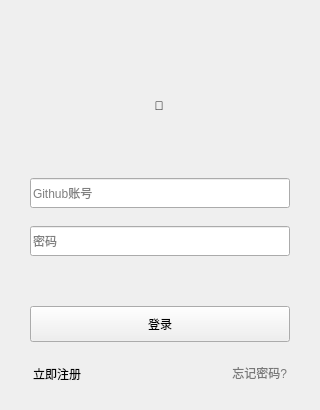
<?xml version="1.0" encoding="UTF-8"?>
<ui version="4.0">
 <class>LoginWidget</class>
 <widget class="QWidget" name="LoginWidget">
  <property name="geometry">
   <rect>
    <x>0</x>
    <y>0</y>
    <width>320</width>
    <height>410</height>
   </rect>
  </property>
  <property name="windowTitle">
   <string>Login</string>
  </property>
  <layout class="QHBoxLayout" name="horizontalLayout">
   <property name="spacing">
    <number>0</number>
   </property>
   <property name="leftMargin">
    <number>5</number>
   </property>
   <property name="topMargin">
    <number>5</number>
   </property>
   <property name="rightMargin">
    <number>5</number>
   </property>
   <property name="bottomMargin">
    <number>5</number>
   </property>
   <item>
    <widget class="QWidget" name="loginWidgetBg" native="true">
     <property name="minimumSize">
      <size>
       <width>310</width>
       <height>400</height>
      </size>
     </property>
     <property name="maximumSize">
      <size>
       <width>310</width>
       <height>400</height>
      </size>
     </property>
     <layout class="QGridLayout" name="gridLayout">
      <property name="leftMargin">
       <number>0</number>
      </property>
      <property name="topMargin">
       <number>0</number>
      </property>
      <property name="rightMargin">
       <number>0</number>
      </property>
      <property name="bottomMargin">
       <number>0</number>
      </property>
      <property name="spacing">
       <number>0</number>
      </property>
      <item row="2" column="2">
       <spacer name="horizontalSpacer_2">
        <property name="orientation">
         <enum>Qt::Horizontal</enum>
        </property>
        <property name="sizeHint" stdset="0">
         <size>
          <width>93</width>
          <height>101</height>
         </size>
        </property>
       </spacer>
      </item>
      <item row="1" column="1">
       <spacer name="verticalSpacer">
        <property name="orientation">
         <enum>Qt::Vertical</enum>
        </property>
        <property name="sizeType">
         <enum>QSizePolicy::Fixed</enum>
        </property>
        <property name="sizeHint" stdset="0">
         <size>
          <width>160</width>
          <height>22</height>
         </size>
        </property>
       </spacer>
      </item>
      <item row="3" column="1">
       <spacer name="verticalSpacer_2">
        <property name="orientation">
         <enum>Qt::Vertical</enum>
        </property>
        <property name="sizeType">
         <enum>QSizePolicy::Fixed</enum>
        </property>
        <property name="sizeHint" stdset="0">
         <size>
          <width>160</width>
          <height>22</height>
         </size>
        </property>
       </spacer>
      </item>
      <item row="2" column="1">
       <widget class="QLabel" name="labelHead">
        <property name="text">
         <string></string>
        </property>
        <property name="alignment">
         <set>Qt::AlignCenter</set>
        </property>
       </widget>
      </item>
      <item row="2" column="0">
       <spacer name="horizontalSpacer">
        <property name="orientation">
         <enum>Qt::Horizontal</enum>
        </property>
        <property name="sizeHint" stdset="0">
         <size>
          <width>92</width>
          <height>101</height>
         </size>
        </property>
       </spacer>
      </item>
      <item row="4" column="0" colspan="3">
       <widget class="QWidget" name="loginWidgetEdit" native="true">
        <layout class="QVBoxLayout" name="verticalLayout">
         <property name="spacing">
          <number>18</number>
         </property>
         <property name="leftMargin">
          <number>25</number>
         </property>
         <property name="topMargin">
          <number>0</number>
         </property>
         <property name="rightMargin">
          <number>25</number>
         </property>
         <property name="bottomMargin">
          <number>0</number>
         </property>
         <item>
          <widget class="QLineEdit" name="editUsername">
           <property name="minimumSize">
            <size>
             <width>0</width>
             <height>30</height>
            </size>
           </property>
           <property name="maximumSize">
            <size>
             <width>16777215</width>
             <height>30</height>
            </size>
           </property>
           <property name="placeholderText">
            <string>Github账号</string>
           </property>
           <property name="clearButtonEnabled">
            <bool>true</bool>
           </property>
          </widget>
         </item>
         <item>
          <widget class="QLineEdit" name="editPassword">
           <property name="minimumSize">
            <size>
             <width>0</width>
             <height>30</height>
            </size>
           </property>
           <property name="maximumSize">
            <size>
             <width>16777215</width>
             <height>30</height>
            </size>
           </property>
           <property name="echoMode">
            <enum>QLineEdit::Password</enum>
           </property>
           <property name="placeholderText">
            <string>密码</string>
           </property>
          </widget>
         </item>
         <item>
          <widget class="QLabel" name="labelNotice">
           <property name="text">
            <string/>
           </property>
          </widget>
         </item>
         <item>
          <widget class="QPushButton" name="buttonLogin">
           <property name="minimumSize">
            <size>
             <width>0</width>
             <height>36</height>
            </size>
           </property>
           <property name="maximumSize">
            <size>
             <width>16777215</width>
             <height>36</height>
            </size>
           </property>
           <property name="text">
            <string>登录</string>
           </property>
          </widget>
         </item>
        </layout>
       </widget>
      </item>
      <item row="0" column="0" colspan="3">
       <widget class="BaseTitleWidget" name="widgetTitle" native="true">
        <property name="maximumSize">
         <size>
          <width>16777215</width>
          <height>28</height>
         </size>
        </property>
       </widget>
      </item>
      <item row="6" column="0" colspan="3">
       <widget class="QWidget" name="loginWidgetBottom" native="true">
        <property name="minimumSize">
         <size>
          <width>0</width>
          <height>54</height>
         </size>
        </property>
        <layout class="QHBoxLayout" name="horizontalLayout_2">
         <property name="spacing">
          <number>0</number>
         </property>
         <property name="leftMargin">
          <number>28</number>
         </property>
         <property name="topMargin">
          <number>0</number>
         </property>
         <property name="rightMargin">
          <number>28</number>
         </property>
         <property name="bottomMargin">
          <number>0</number>
         </property>
         <item>
          <widget class="QLabel" name="labelRegister">
           <property name="text">
            <string>&lt;html&gt;&lt;head/&gt;&lt;body&gt;&lt;p&gt;&lt;a href=&quot;https://github.com/join?source=login&quot;&gt;&lt;span style=&quot; text-decoration: none; color:#24afff;&quot;&gt;立即注册&lt;/span&gt;&lt;/a&gt;&lt;/p&gt;&lt;/body&gt;&lt;/html&gt;</string>
           </property>
           <property name="openExternalLinks">
            <bool>true</bool>
           </property>
          </widget>
         </item>
         <item>
          <spacer name="horizontalSpacer_3">
           <property name="orientation">
            <enum>Qt::Horizontal</enum>
           </property>
           <property name="sizeHint" stdset="0">
            <size>
             <width>40</width>
             <height>20</height>
            </size>
           </property>
          </spacer>
         </item>
         <item>
          <widget class="QLabel" name="labelForgot">
           <property name="text">
            <string>&lt;html&gt;&lt;head/&gt;&lt;body&gt;&lt;p&gt;&lt;a href=&quot;https://github.com/password_reset&quot;&gt;&lt;span style=&quot; text-decoration: none; color:#787878;&quot;&gt;忘记密码?&lt;/span&gt;&lt;/a&gt;&lt;/p&gt;&lt;/body&gt;&lt;/html&gt;</string>
           </property>
           <property name="alignment">
            <set>Qt::AlignRight|Qt::AlignTrailing|Qt::AlignVCenter</set>
           </property>
           <property name="openExternalLinks">
            <bool>true</bool>
           </property>
          </widget>
         </item>
        </layout>
       </widget>
      </item>
     </layout>
    </widget>
   </item>
  </layout>
 </widget>
 <customwidgets>
  <customwidget>
   <class>BaseTitleWidget</class>
   <extends>QWidget</extends>
   <header location="global">Widgets.BaseTitleWidget</header>
   <container>1</container>
  </customwidget>
 </customwidgets>
 <resources/>
 <connections/>
</ui>
